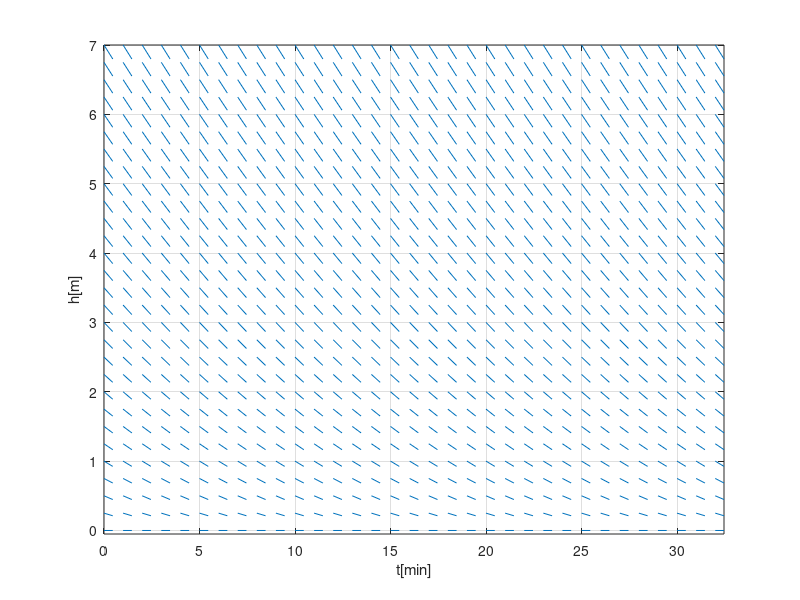
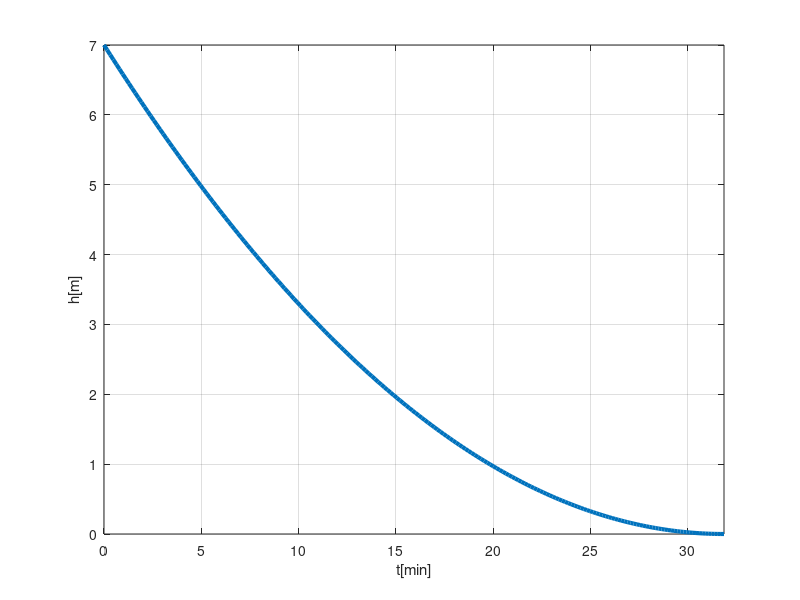

Recreate these plots in MATLAB, in order.
% MATLAB/Octave
% AUEM
% 2019-05-21
% Begin
% ------------------------------------------------------------------------
% MATLAB/Octave initialisieren:
clear all; clc; format compact; format short g;
%
disp('--------------------------------------------------------------------------------------');
disp(mfilename);
disp('--------------------------------------------------------------------------------------');
% Parameter:
g=9.81
H=7.00
R=2.00
r=5.00e-2
lw=3; fig=0; scal_t=1/60;
%
disp('--------------------------------------------------------------------------------------');
disp('b)');
% Parameter:
t_a=0; t_b=32*60; h_a=0; h_b=7; N_t=33; N_h=29; scale=0.5; fig=fig+1; 
% Funktion:
f=@(t,h)(-r^2/R^2*sqrt(2*g*h));
v_t=@(t,h)1./sqrt(1+f(t,h).^2);
v_h=@(t,h)f(t,h)./sqrt(1+f(t,h).^2);
% Daten:
t_data=linspace(t_a,t_b,N_t)
h_data=linspace(h_a,h_b,N_h)
[t_grid,h_grid]=meshgrid(t_data,h_data)
v_t_grid=v_t(t_grid,h_grid);
v_h_grid=v_h(t_grid,h_grid);
% Plot:
figure(fig);
quiver(t_grid*scal_t,h_grid,v_t_grid*scal_t,v_h_grid,scale,'ShowArrowHead','off');
xlabel('t[min]'); ylabel('h[m]');
grid on;
axis('tight');
%
disp('--------------------------------------------------------------------------------------');
disp('c)');
% Parameter:
t_0=0; t_E=R^2/r^2*sqrt(2*H/g); h_0=H; N=200; fig=fig+1; lw=3;
% Funktion:
h=@(t)(sqrt(H)-r^2/R^2*sqrt(g/2)*t).^2;
% Daten:
h_E=h(t_E);
t_h=linspace(t_0,t_E,N);
y_h=h(t_h);
% Plot:
figure(fig);
plot(t_h*scal_t,y_h,'linewidth',lw);
xlabel('t[min]'); ylabel('h[m]');
grid on;
axis('tight');
%
disp('--------------------------------------------------------------------------------------');
disp('d)');
%
Dt=t_E-t_0
Dt=Dt/60
%
disp('--------------------------------------------------------------------------------------');
%
% ----------------------------------------------------------------------------------
% End